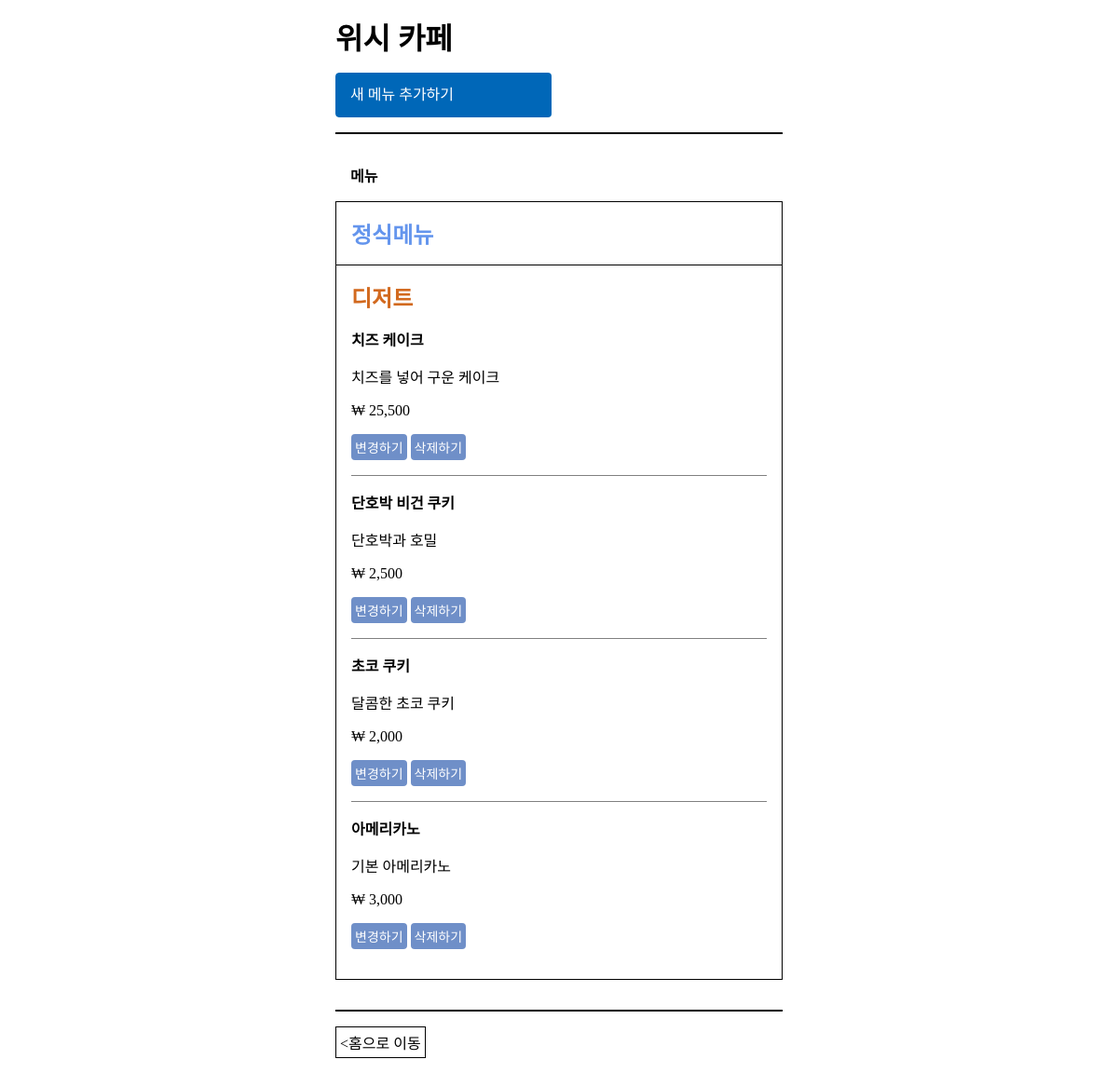
The page /store/2/menu on the database as committed earlier.
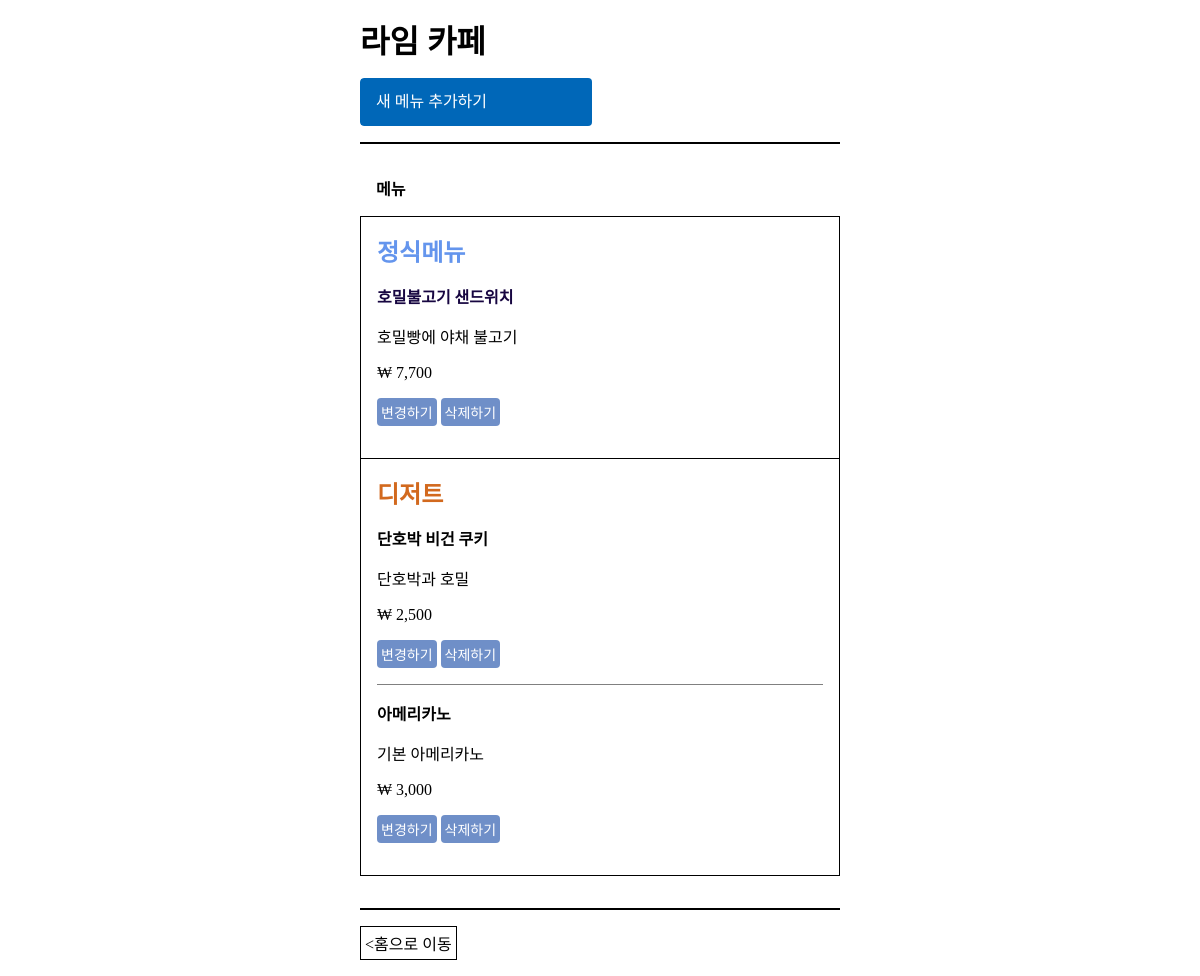
The same page on the database as committed later.
### database_setup.py (models this page shows, shortened)
class Store(Base):
    __tablename__ = 'store'
    id = Column(Integer, primary_key=True)
    name = Column(String(250), nullable=False)

class StoreItem(Base):
    __tablename__ = 'store_item'
    id = Column(Integer, primary_key=True)
    name = Column(String(100), nullable=False)
    description = Column(String(100))
    price = Column(String(10))
    package_item = Column(String(10))
    store_id = Column(Integer, ForeignKey('store.id'))
    store = relationship(Store)

### project.py (the view)
@app.route('/store/<int:store_id>/')
@app.route('/store/<int:store_id>/menu')
def showMenu(store_id):
    print('show store_id : ', store_id)
    store = session.query(Store).filter_by(id=store_id).one()
    menus = session.query(StoreItem).filter_by(store_id=store_id).all()
    return render_template('store_menu.html', store=store, menus=menus)

### templates/store_menu.html (shortened to what this page needs)
<!DOCTYPE html>
<html lang="ko">
<head>
    <link rel="stylesheet" href="{{url_for('static', filename='style.css')}}">
</head>
<body>
    <div class='container'>
        <h1>{{ store.name }}</h1>
        <div class="place_wrap">
            <a href="{{url_for('newItem', store_id=store.id)}}">새 메뉴 추가하기</a>
        </div>
        <div class="place_list_wrap">
            <h3>메뉴</h3>
            <div class="menu_meals">
                <h2>정식메뉴</h2>
                <ul>
                    {% for menu in menus %}
                    {% if menu.package_item == '정식' %}
                    <li>
                        <p class="menu_title"><strong>{{menu.name}}</strong></p>
                        <p>{{menu.description}}</p>
                        <p>₩ {{menu.price}}</p>
                        <a class="btn_setting"
                            href="{{url_for('editItem', store_id=store.id, menu_id=menu.id)}}">변경하기</a>
                        <a class="btn_setting"
                            href="{{url_for('deleteItem', store_id=store.id, menu_id=menu.id)}}">삭제하기</a>
                        <br>
                    </li>
                    {% endif %}
                    {% endfor %}
                </ul>
            </div>
            <div class="menu_dessert">
                <h2>디저트</h2>
                <ul>
                    {% for menu in menus %}
                    {% if menu.package_item == '디저트' %}
                    <li>
                        <p class="menu_title"><strong>{{menu.name}}</strong></p>
                        <p>{{menu.description}}</p>
                        <p>₩ {{menu.price}}</p>
                        <a class="btn_setting"
                            href="{{url_for('editItem', store_id=store.id, menu_id=menu.id)}}">변경하기</a>
                        <a class="btn_setting"
                            href="{{url_for('deleteItem', store_id=store.id, menu_id=menu.id)}}">삭제하기</a>
                        {% endif %}
                        {% endfor %}
                    </li>
                </ul>
            </div>
        </div>
    </div>
    <footer>
        <a href="{{url_for('showStore')}}">홈으로 이동</a>
    </footer>
</body>
</html>

### static/style.css (style rules this page uses)
:root { --btn-create: #0067b8; --btn-setting: #6f8fc8; --size-normal: 16px; }
html, body { margin:0; }
ol, ul, li { list-style: none; margin: 0; padding: 0; }
a { display: block; text-decoration: none; color: black; }
h1, h2, h3 { margin: 0; padding: 0; }
body { width: 40%; margin: var(--size-normal) auto; }
.place_wrap { display: flex; overflow: hidden; width: 50%; border: none; border-radius: 4px; margin: var(--size-normal) 0; }
.place_wrap a { display: block; width: 100%; min-height: var(--size-normal); line-height: var(--size-normal); padding: var(--size-normal); margin-right: calc(var(--size-normal) / 2); border-radius: 4px; background-color: var( --btn-create); color: white; }
.place_list_wrap { border-top: 2px solid black; padding: var(--size-normal) 0; }
.place_list_wrap h3 { font-size: 16px; font-weight: 600; margin-top: var(--size-normal); margin-left: var(--size-normal); padding-bottom: var(--size-normal); }
.place_list_wrap ul li { border: 1px solid rgb(117, 113, 113); border-bottom: none; }
.place_list_wrap ul li:last-child { border-bottom: 1px solid rgb(117, 113, 113); }
.btn_setting { display: inline-block; font-size: 14px; font-weight: 400; margin: 0 0 var(--size-normal) var(--size-normal); padding: 4px; border: none; border-radius: 4px; color: white; background-color: #6f8fc8; }
.place_list_wrap > div { border: 1px solid black; border-bottom: none; padding: var(--size-normal); }
.place_list_wrap > div .btn_setting { margin-left: 0; margin-bottom: 0; }
.place_list_wrap > div:last-child { border-bottom: 1px solid black; }
.place_list_wrap .menu_meals ul li, .place_list_wrap .menu_dessert ul li { border: none; border-bottom: 1px solid grey; padding-bottom: 16px; }
.place_list_wrap .menu_meals ul li:last-child, .place_list_wrap .menu_dessert ul li:last-child { border-bottom: none; }
.place_list_wrap .menu_meals h2 { color: cornflowerblue; }
.place_list_wrap .menu_meals .menu_title { color: rgb(23, 6, 65); }
.place_list_wrap .menu_dessert h2 { color: chocolate; }
.place_list_wrap .menu_dessert .menu_title { color:black; }
footer { border-top: 2px solid black; margin-top: var(--size-normal); padding-top: var(--size-normal); }
footer a { display: inline-block; padding: 4px 4px; border: 1px solid black; }
footer a::before { content: '<'; }

Rows that differ between the two databases and show on the page:
removed StoreItem: name "치즈 케이크", description "치즈를 넣어 구운 케이크", price "25,500", shown under "디저트"
removed StoreItem: name "초코 쿠키", description "달콤한 초코 쿠키", price "2,000", shown under "디저트"
changed Store: name "위시 카페" → "라임 카페"
now on this page (row edited): StoreItem: name "호밀불고기 샌드위치", description "호밀빵에 야채 불고기", price "7,700", shown under "정식메뉴"
